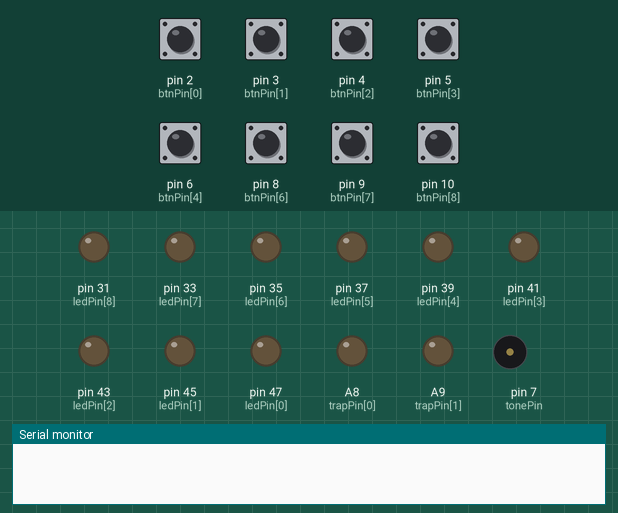
Simulated run of this sketch. Board: Arduino Mega 2560, built with avr-gcc and run on an emulated ATmega2560. Parts: output pins drawn as LEDs (lit = HIGH), buzzer (waves = sounding), the last lines printed to the serial monitor. The inputs (shaded band) are chosen by the test bench; at power-on: pin 2 (btnPin[0]), pin 3 (btnPin[1]), pin 4 (btnPin[2]), pin 5 (btnPin[3]), pin 6 (btnPin[4]), pin 8 (btnPin[6]), pin 9 (btnPin[7]), pin 10 (btnPin[8]) HIGH. Pins used as bus, display or sensor lines are not drawn.

Above: at 0.8 s.
0.9 s: pin 2 (btnPin[0]) pulled LOW for 0.15 s
At 1.0 s:
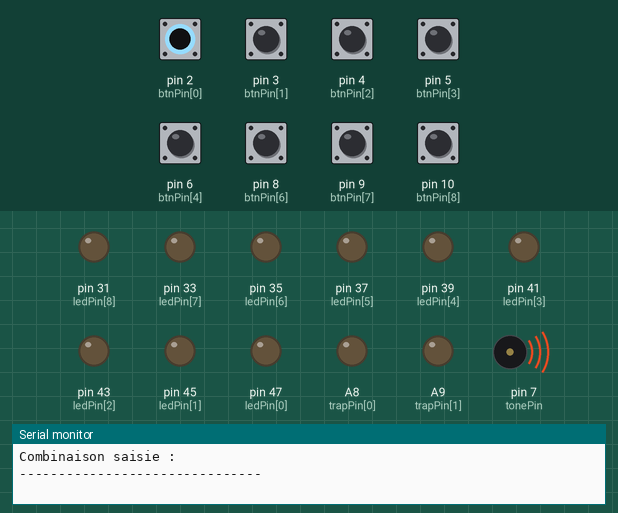
2.6 s: pin 8 (btnPin[6]) pulled LOW for 0.15 s
At 3.6 s:
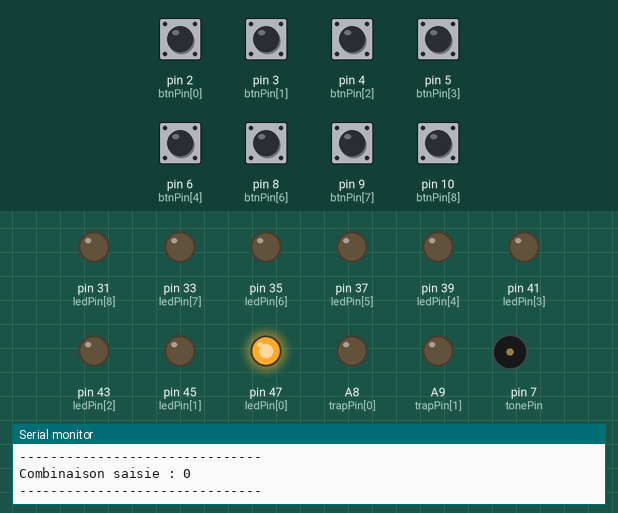
4.3 s: pin 2 (btnPin[0]) pulled LOW for 1 s
At 5.0 s:
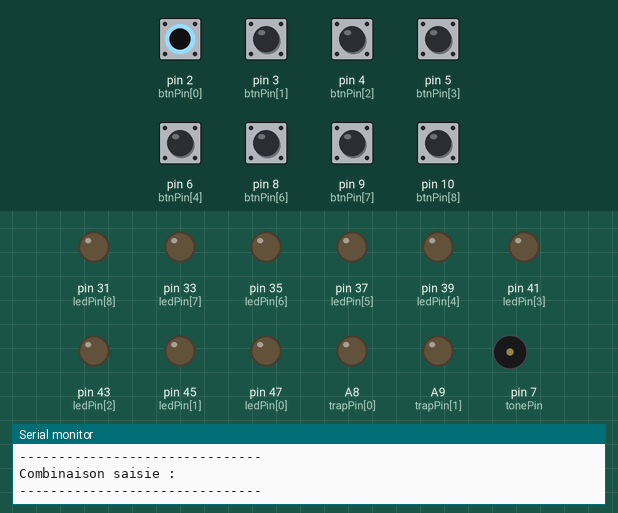
Timing chart, 0 to 7.3 s (numbered marks = the images above; inputs shaded):
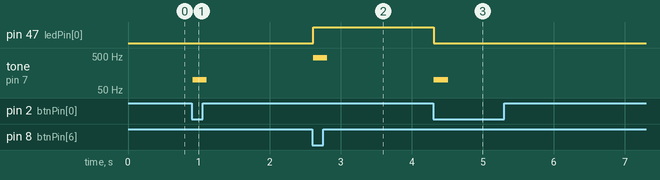

Measured:
- after the input at 0.9 s, tone on pin 7 (tonePin): silent → 100 Hz at once, → silent 0.20 s later
- after the input at 2.6 s, pin 47 (ledPin[0]): LOW → HIGH at once; tone on pin 7 (tonePin): silent → 440 Hz at once, → silent 0.20 s later
- after the input at 4.3 s, pin 47 (ledPin[0]): HIGH → LOW at once; tone on pin 7 (tonePin): silent → 100 Hz at once, → silent 0.20 s later

The sketch:

escapeGame_coffreFort.ino
```cpp
#include <Bounce2.h>

#define DEBUG                 // Commenter en production
#define NBRE_CODES 9
#define NBRE_TRAPPES 2
#define DEBONCE_INTERVAL 10   // en ms

//  combinaisons
typedef struct Combinaisons {
  byte originale[NBRE_CODES] = { 6, 5, 4, 2, 8, 5, 9, 3, 6 };
  byte saisie[NBRE_CODES] = { 0 };
  bool ok = false;
};
Combinaisons comb;


// 2 trappes sur des sorties sur les broches
const byte trapPin[] = { A8, A9};

// Affectation des pins pour les LEDs et le boutons
const byte ledPin[] = {47, 45, 43, 41, 39, 37, 35, 33, 31};
const byte btnPin[] = {2, 3, 4, 5, 6, 7, 8, 9, 10};

Bounce *btn = new Bounce[NBRE_CODES];    // instance de Bonce

// Activation du beep
const byte tonePin = 7;

byte lastBtn = 255;

/*********************************************************************/
/************************** setup ************************************/
/*********************************************************************/

void setup() {

  Serial.begin(9600);

  for (byte i = 0; i < NBRE_CODES; i++) {
    btn[i].attach(btnPin[i], INPUT_PULLUP); // affectation et commutation des pins pour les boutons
    btn[i].interval(DEBONCE_INTERVAL);      // debounce interval in ms
    pinMode(ledPin[i], OUTPUT);             // affectation des pins pour les LEDs
    digitalWrite(ledPin[i], LOW);           // commutation des pins pour les LEDs
  }

  for (byte i = 0; i < NBRE_TRAPPES; i++) {
    pinMode(trapPin[i], OUTPUT);             // Affectation des pins pour les trappes
    digitalWrite(trapPin[i], LOW);           // Commutation des pins pour les trappes
  }


  /****************************** debut du test ****************************/

  byte pos = 0;

  while (!comb.ok) {                                      // tant que la variable "combinaison Ok" est "false"
    for (byte i = 0; i < NBRE_CODES; i++) {
      btn[i].update();
      if (btn[i].fell() && lastBtn != i)  {               // un nouveau bouton est enfoncé
        beep(440, 200);                                   // bruit pendant 200 ms (La fonction tone() est non bloquante)
        if (compare(i, pos) == 0) {                       // le bouton enfonce est-il le bon ?
          digitalWrite (ledPin[pos], HIGH);               // on allume la LED correspondante
          pos++;                                          // incrementation du compteur de position
          if (pos == NBRE_CODES)                          // s'il s'agit du dernier bouton
            comb.ok = true;                               // la variable "comb.ok" est mise a "true"
          else {
#ifdef DEBUG
            comb.saisie[pos] = i;                           // On affecte a "comb.saisie[pos]" le n° de la pin du bouton appuye
            AfficheTab(pos);                                // on affiche les differents codes deja saisis
#endif
          }
        }
        else {                                            // le bouton enfonce n'est pas le bon
          reset(pos);                                     // on efface toutes les combinaisons déjà saisies et on eteind toutes les LEDs allumées
          pos = 0;                                        // reinitialisation de pos
          beep(100, 200);                                 // bruit pendant 200 ms
#ifdef DEBUG
          AfficheTab(pos);                                // on affiche le code efface
#endif
        }
        lastBtn = i;
      }


    } // end for
  } // end while

  /****************************** La combinaison est bonne, on sort du test ****************************/

  digitalWrite(trapPin[0], HIGH);
  digitalWrite(trapPin[1], HIGH);
  beep(800, 200);
}

/*********************************************************************/
/************************** loop *************************************/
/*********************************************************************/

void loop() {}

/*********************************************************************/
/************************** fonctions ********************************/
/*********************************************************************/

int compare(byte i, byte pos) {
  if (i == comb.originale[pos])  // comparaison du code
    return 0;  // bon
  else
    return -1; // pas bon
}

void beep(int timbre, unsigned long duration) {
  tone(tonePin, timbre, duration);
}

void reset(byte pos) {
  for (byte i = 0; i < pos; i++) {
    digitalWrite(ledPin[i], LOW); // LED eteintes
#ifdef DEBUG
    comb.saisie[i] = 0;
#endif
  }
}

void AfficheTab(byte pos) {
  Serial.print("Combinaison saisie : ");
  for (byte i = 0; i < pos; i++) {
    Serial.print(comb.saisie[i]);
    Serial.print(" ");
  }
  Serial.print("\n");
  Serial.print("-------------------------------\n");
}
```
